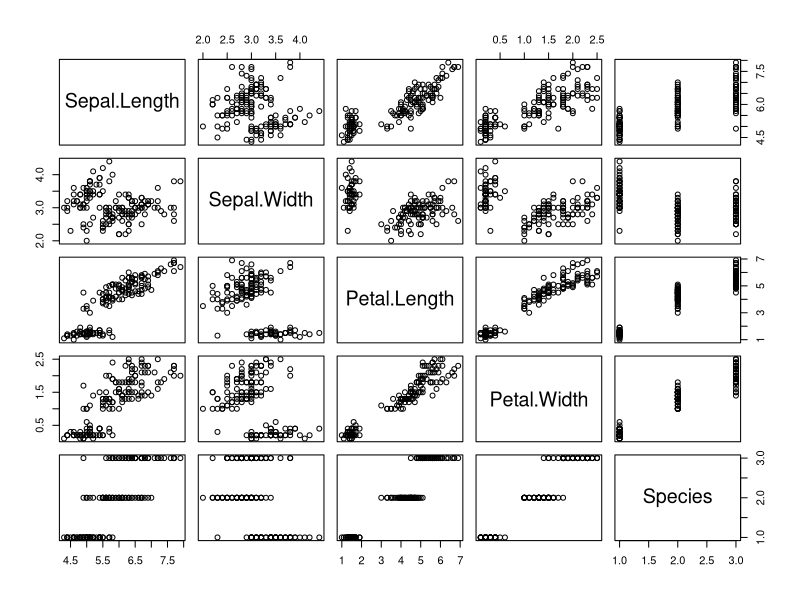
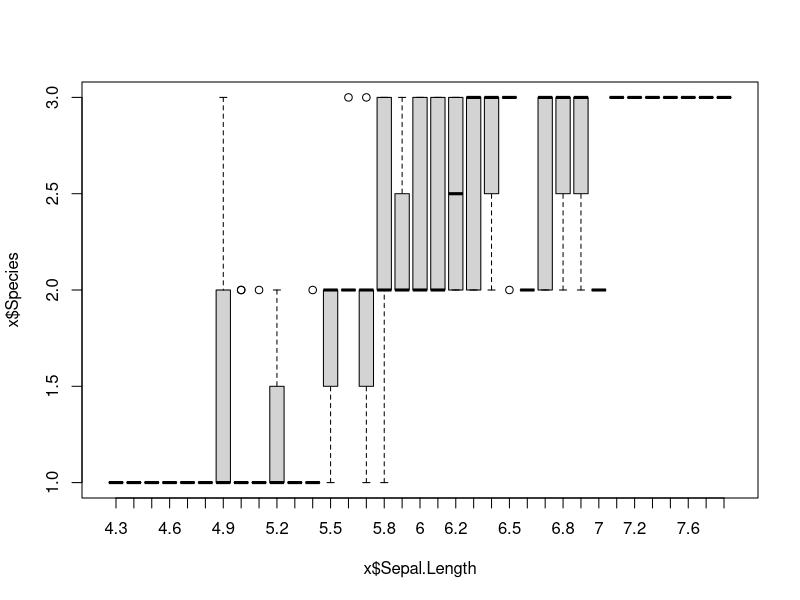
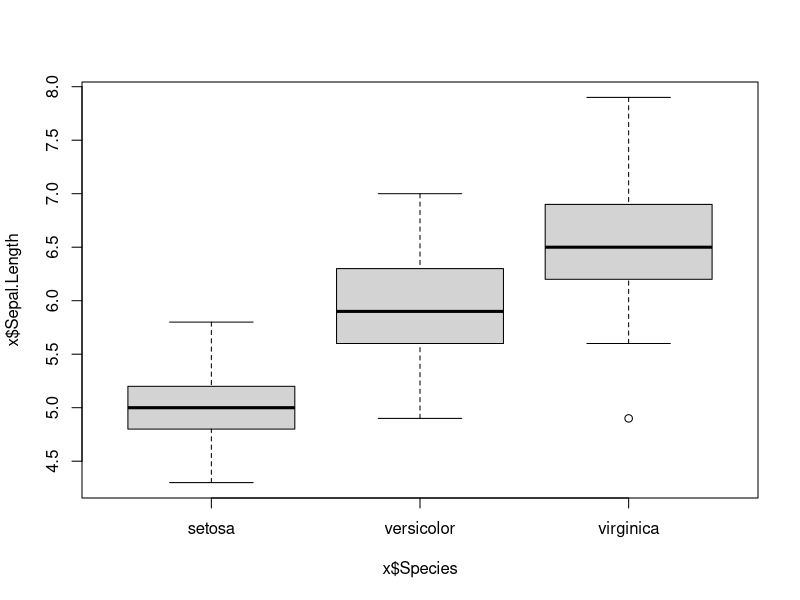
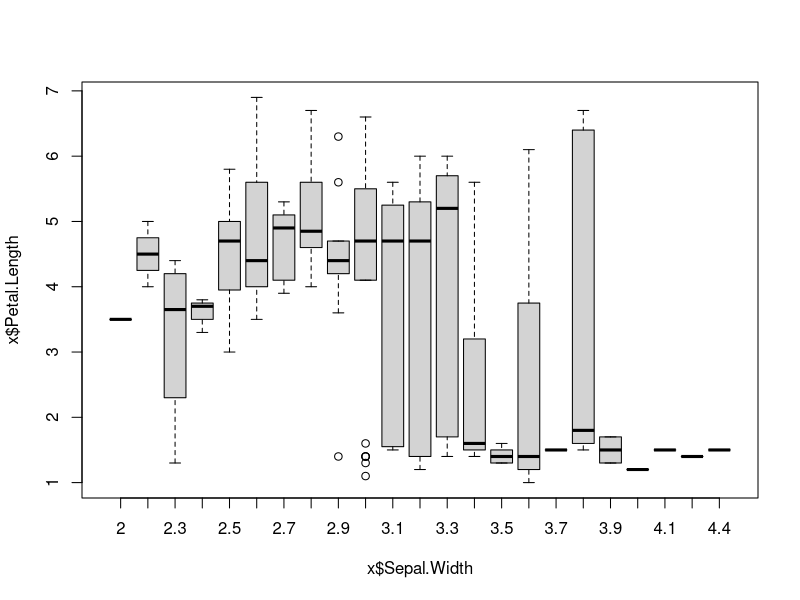
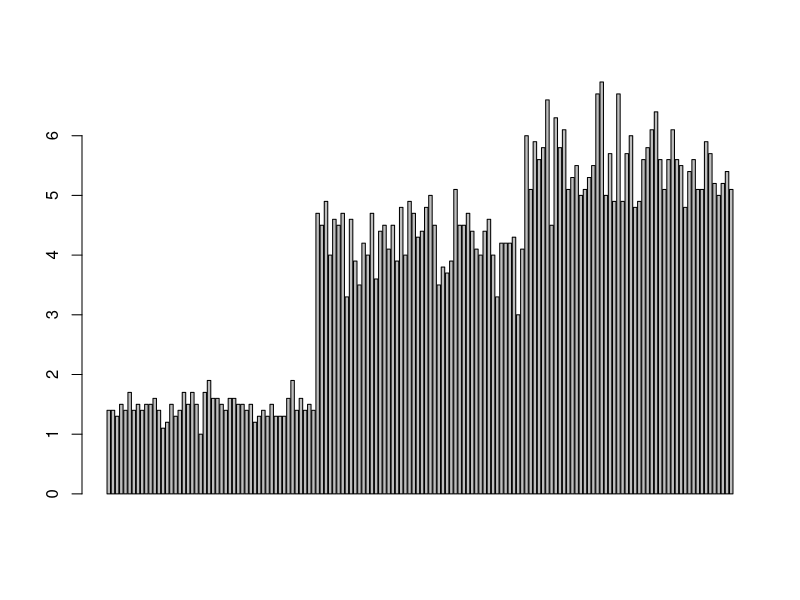
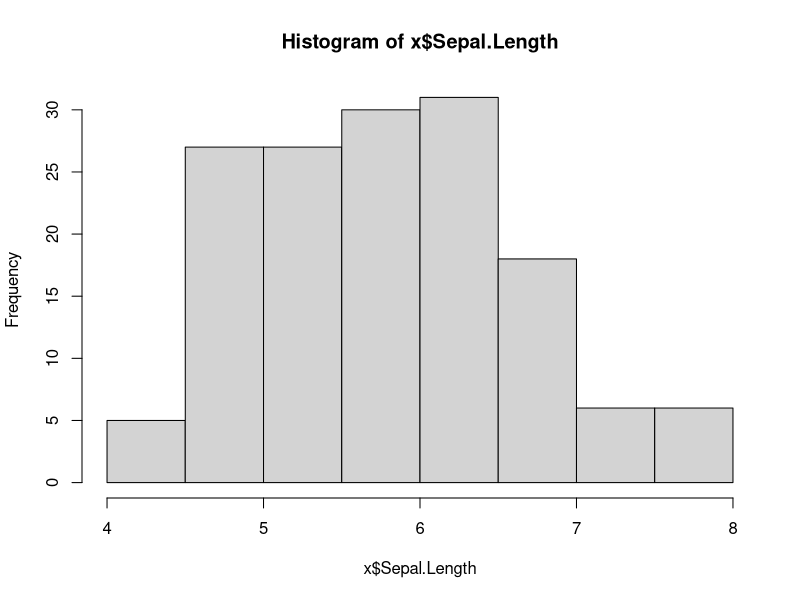
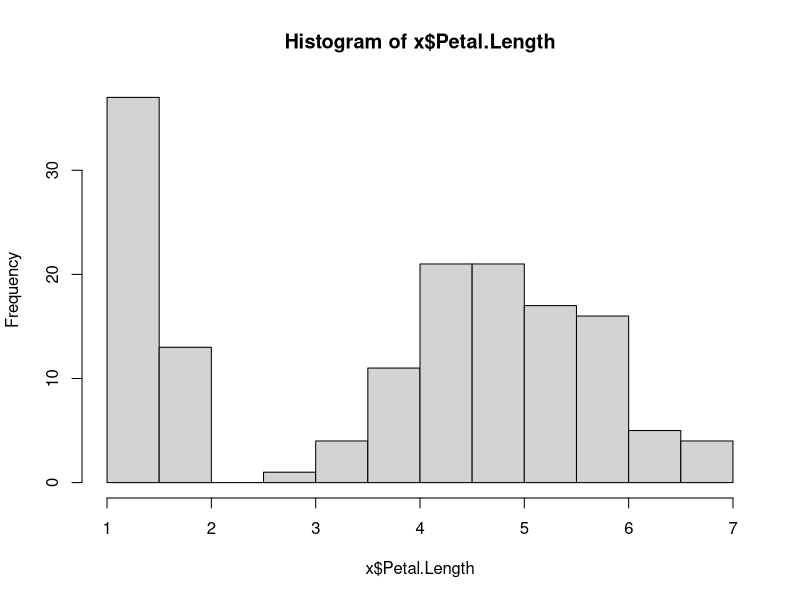
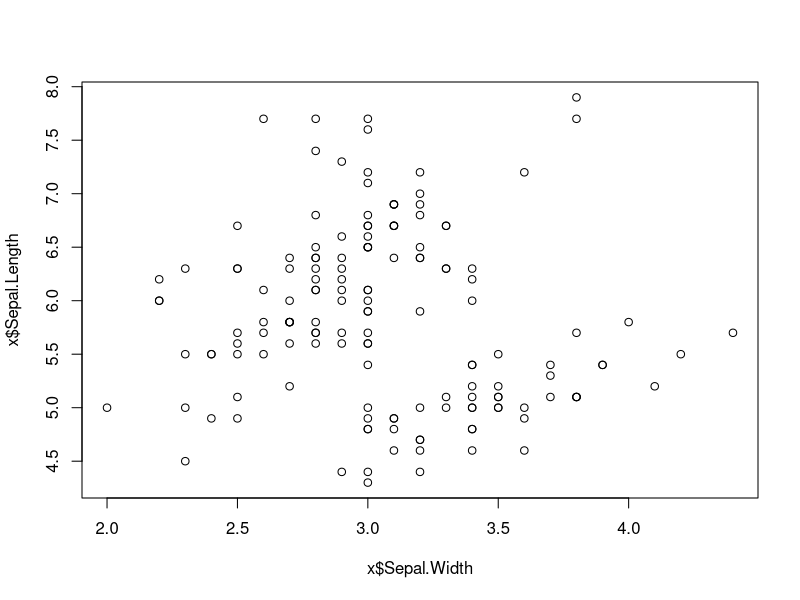

Here is the R script that generated these plots, in order: (Note: this script raises an error after producing the figures.)
#Plotting data in RStudio
data()
x <- iris
View(x)
summary(x)
plot(x)
boxplot(x$Species ~ x$Sepal.Length)
boxplot(x$Sepal.Length ~ x$Species)
boxplot(x$Petal.Length ~ x$Sepal.Width)
barplot(x$Petal.Length)
#Assignment 1: How to divide by groups in barplot?

hist(x$Sepal.Length)
hist(x$Petal.Length)
plot(x$Sepal.Length ~x$Sepal.Width)
library(RColorBrewer)
help("RColorBrewer")
#Package for color
install.packages("RColorBrewer")
library(RColorBrewer)
#brewer.pal(n, name) where n is Number of different colors in the palette, minimum 3, maximum depending on palette
hist(x$Sepal.Length,col=brewer.pal(8,"green") ,main="coloring tools")
plot(x$Sepal.Length,col=brewer.pal(8,"yellow"),main="Plot coloring")

#plotting with ggplot2

install.packages("ggplot2")
library(ggplot2)
help("ggplot")

ggplot(x,aes(x$Species,x$Sepal.Length,fill=x$Species))+
  geom_boxplot()+ labs(title = "Iris data set",x="Species",y="Sepal length",fill="Species")
help("geom_bar")  
#bar plot in ggplot

ggplot(x,aes(x$Species,x$Sepal.Length,fill=x$Species))+
  geom_bar(position = "dodge",stat = "identity")+
  #facet_wrap(~x$Species)+
  labs(title = "Iris data set",x="Species",y="Sepal length"
       ,fill="Species")
#What does stat identity do in R?
#Ans: If it is stat = "identity" , we are asking R to use the y-value we provide for the dependent variable.
#What is position in Geom_bar?
#Ans: For bar charts, position takes the following values: "stack" , "identity" , "fill" or "dodge" . The default value for position in geom_bar() is "stack" .
#What is facet_wrap?
#Ans:facet_wrap() wraps a 1d sequence of panels into 2d


data()
View(CO2)
str(CO2)
head(CO2)
nrow(CO2)
ncol(CO2)
#How to export excel files?
install.packages("writexl")
library(writexl)
help("writexl")

library(ggplot2)
ggplot(trees,aes(trees$Girth,trees$Height))+
  geom_point()+
  geom_smooth(method = "lm")

ggplot(trees,aes(trees$Girth, trees$Volume))+
  geom_point()+
  geom_line()+
  geom_smooth(method = "lm")

plot1 <- ggplot(trees,aes(trees$Height, trees$Volume))+
  geom_point(size=5)+
  geom_line()+
  geom_smooth(method = "lm")+
  labs(title = "Trees dataset",x="Height of trees",y="Volume")

plot1+ggsave("plot1.tiff")
plot1+ggsave("plot1.tiff",units="in",width=8,height = 6,dpi=300,compression="lzw")
#the main purpose of using compression,height,width
#is because without these picture will be of big size
#but if we use these picture quality will remain same
#but the size of pic will be much smaller

plot1+coord_flip() #This function flips coordinates

c <- cars
View(c)
ggplot(c,aes(c$speed,c$dist))+geom_point()+
  geom_smooth(method = "lm",se=T,level=0.90)
#Here 'se' is standard error and level means confidence interval

#Scatter plot in multiple line
ggplot(Orange,aes(Orange$age,Orange$circumference,col=Orange$Tree))+
  geom_point(size=3,alpha=0.7,shape=Orange$Tree)+
  labs(title="Orange dataset",x="Age",y="Circumference",col="Color of Trees")
  
#geom line
  
ggplot(Orange,aes(Orange$age,Orange$circumference,col=Orange$Tree))+
  #geom_point(size=3)+
  geom_line(aes(linetype=Orange$Tree),size=1)+
  labs(title="Orange dataset",x="Age",y="Circumference",col="Color of Trees")
#geom boxplot

ggplot(Orange,aes(Orange$age,Orange$circumference,fill=Orange$Tree))+
  geom_boxplot()
  
#Bubbleplot
install.packages("viridis")
library(viridis) 
q <- quakes
q_sample <- quakes[seq(from=1,to=1000,by=10),]
ggplot(q_sample,aes(lat,long))+
  geom_point(aes(size=mag,color=mag))+ guides(size=FALSE)+
  scale_colour_viridis_b(option="F")+
  scale_size_continuous(range=c(1,8))+
  labs(x="Latitude",y="Longitude",title="Graph")+
  ggsave("Bubbleplot.pdf")
  
help("viridis")
                    